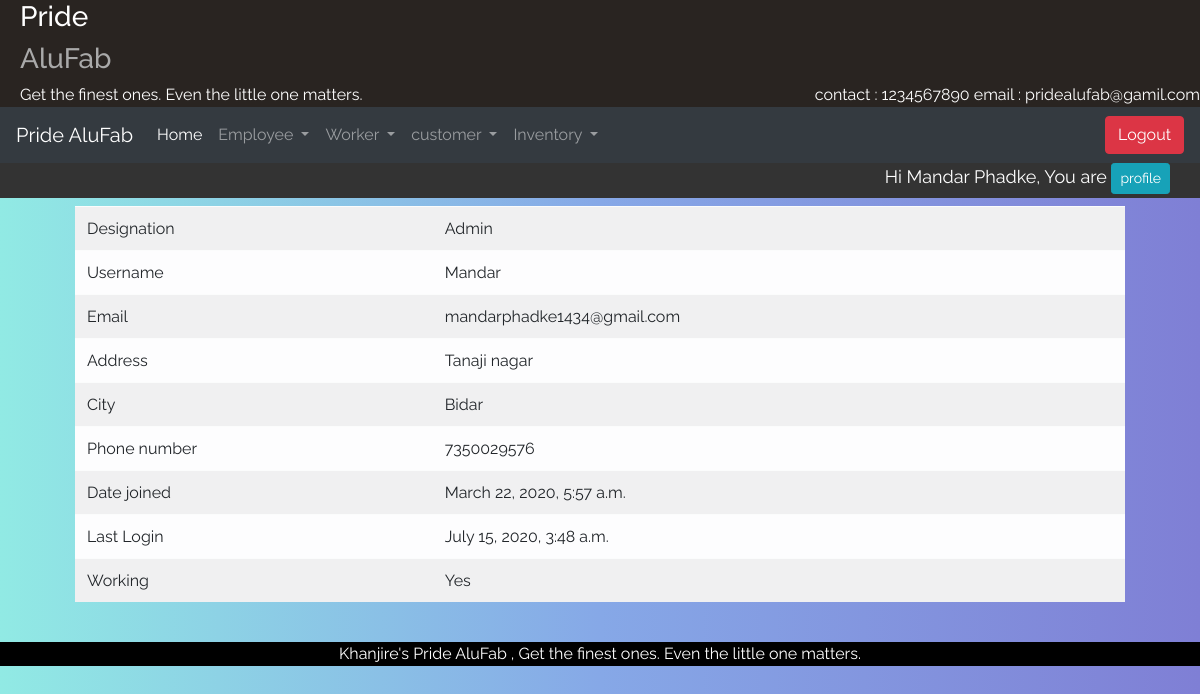
The app's page /DetailEmp/1/ (signed in), older data.
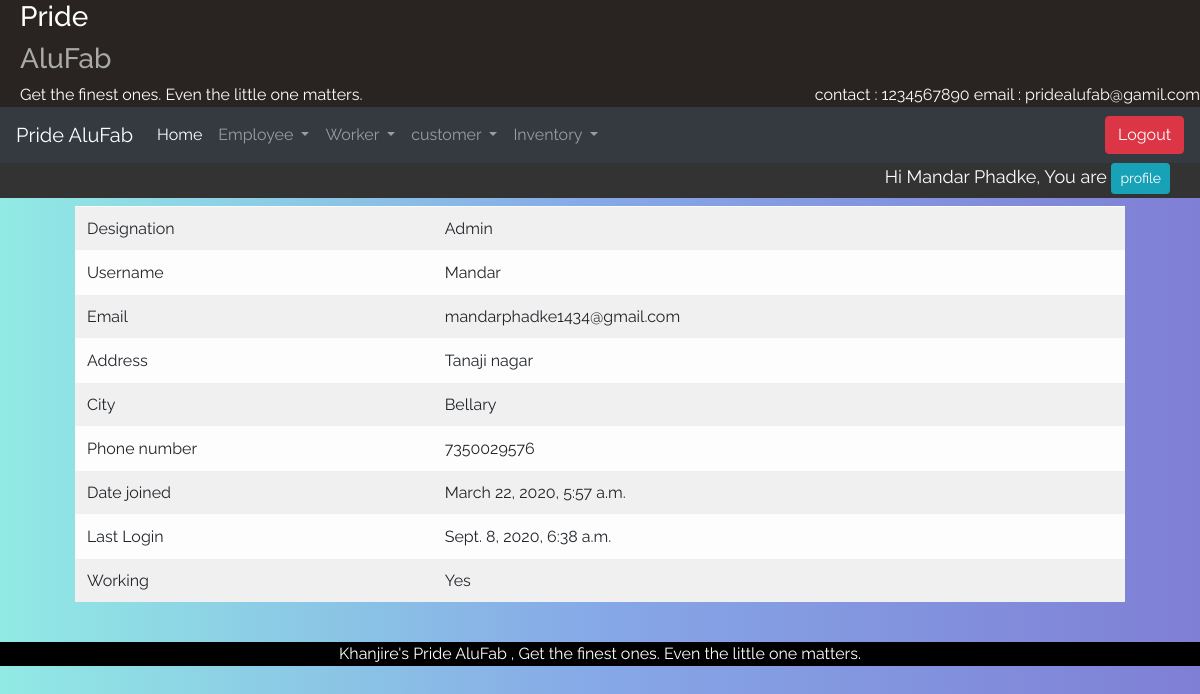
The same page, newer data.
### alufab/models.py (models this page shows, shortened)
class Employee(models.Model):
    Emp_id = models.ForeignKey(User, on_delete=models.CASCADE)
    phono = models.IntegerField(default=0)
    Address = models.CharField(default=' ',max_length=100)
    city = models.CharField(default='Ichalkaranji',max_length=20)
    de = [
        ('Manager','Manager'),
        ('Supervisor','Supervisor'),
        ('Admin', 'Admin')
    ]
    designation = models.CharField(max_length=10, choices=de)
    Paymentperday = models.FloatField(default=0)
    is_working=models.BooleanField(default=True)

### alufab/views.py (the view)
# urls.py: path("DetailEmp/<pk>/", DetailEmp.as_view(), name='DetailEmp'),
class DetailEmp(DetailView):
    queryset = Employee.objects.all()

### templates/alufab/employee_detail.html (shortened to what this page needs)
{% extends 'home.html' %}
{% block content %}
<div class="detail_view">
  <table class="table table-light table-responsive-sm table-striped table_detail">
  <tr>
    <td>Designation</td><td>{{object.designation}}</td>
  </tr>
  <tr>
    <td>Username</td><td>{{object.Emp_id.username}}</td>
  </tr>
  <tr>
    <td>Email</td><td>{{object.Emp_id.email}}</td>
  </tr>
  <tr>
    <td>Address</td><td>{{object.Address}}</td>
  </tr>
  <tr>
    <td>City</td><td>{{object.city}}</td>
  </tr>
  <tr>
    <td>Phone number</td><td>{{object.phono}}</td>
  </tr>
  <tr>
    <td>Date joined</td><td>{{object.Emp_id.date_joined}}</td>
  </tr>
  <tr>
    <td>Last Login</td><td>{{object.Emp_id.last_login}}</td>
  </tr>
  <tr>
    <td>Working</td><td>{% if object.is_working == True %}Yes{% else %}No{%endif%}</td>
  </tr>
  </table>
</div>
<br>
{% endblock %}

Row changes from the older to the newer data that the page shows:
changed Employee "Admin": city "Bidar" → "Bellary"; Emp_id.last_login "July 15, 2020, 3:48 a.m." → "Sept. 8, 2020, 6:38 a.m."
